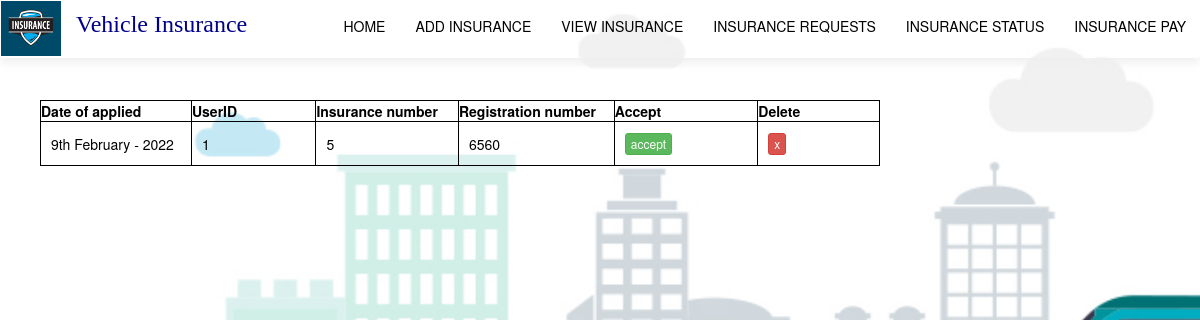
Screenshot of /alog1.php (signed in) with the database file from the repository.
### tables this page shows
CREATE TABLE `registration` (
  `reg_id` int(9) NOT NULL,
  `reg_no` int(9) DEFAULT NULL,
  `reg_date` varchar(20) DEFAULT NULL,
  `reg_status` varchar(20) DEFAULT NULL,
  `ino` int(9) DEFAULT NULL,
  `u_id` int(10) DEFAULT NULL
);

### alog1.php (the view, shortened to what this page needs)
<!DOCTYPE html>
<html lang="en">
<head>
    <link rel="stylesheet" type="text/css" href="style3.css">
     <link rel="stylesheet" href="https://maxcdn.bootstrapcdn.com/bootstrap/3.4.1/css/bootstrap.min.css">
</head>
<body>
    <header class="header">
        <?php
        include 'agencynavbar.php';
        ?>
       <div class="container">
<br><br><br><br><br>
<table class="center" border="2" style="border-color:black;width:70%;">
<tr>
<th>Date of applied</th>
<th>UserID</th>
<th>Insurance number</th>
<th>Registration number</th>
<th>Accept</th>
<th>Delete</th>
</tr>
 <?php error_reporting($level = null);
include('config.php');
$sqll="select * from registration where reg_status='noaction'";
$res=$conn->query($sqll);
$i=1;
while($row=$res->fetch_assoc())
{
$reg_date=$row['reg_date'];
$u_id=$row['u_id'];
$ino=$row['ino'];
$reg_no=$row['reg_no'];
$reg_id=$row['reg_id'];
echo '<tr>
<td>'.$reg_date.'</td>
<td>'.$u_id.'</td>
<td>'.$ino.'</td>
<td>'.$reg_no.'</td>
<td><form method="get" action="accept1.php"><button class="btn btn-success btn-xs" name="san" value="'.$reg_id.'">accept</button></form></td>
<td><form method="get" action="reject.php"><button class="btn btn-danger btn-xs" name="san" value="'.$reg_id.'">x</button></form></td>
</tr>';$i++;
    }
?>
</table>
</div>

### style3.css (style rules this page uses)
* { margin: 0; padding: 0; }
.header { height: 100vh; }
.center { position:absolute; top:100px; margin-left:10px; color: black; }

### alog1.php (style rules this page uses)
body { background-image: url("image7.jpg"); background-size: cover; background-position: center; background-repeat: no-repeat ; }
table, tr, td { border: 1px solid black; width: 600px; }
tr, td { padding: 10px; }

### rows the page displays
registration: reg_date "9th February - 2022", u "1", ino "5", reg_no "6560", $reg_id 38 (drawn)
